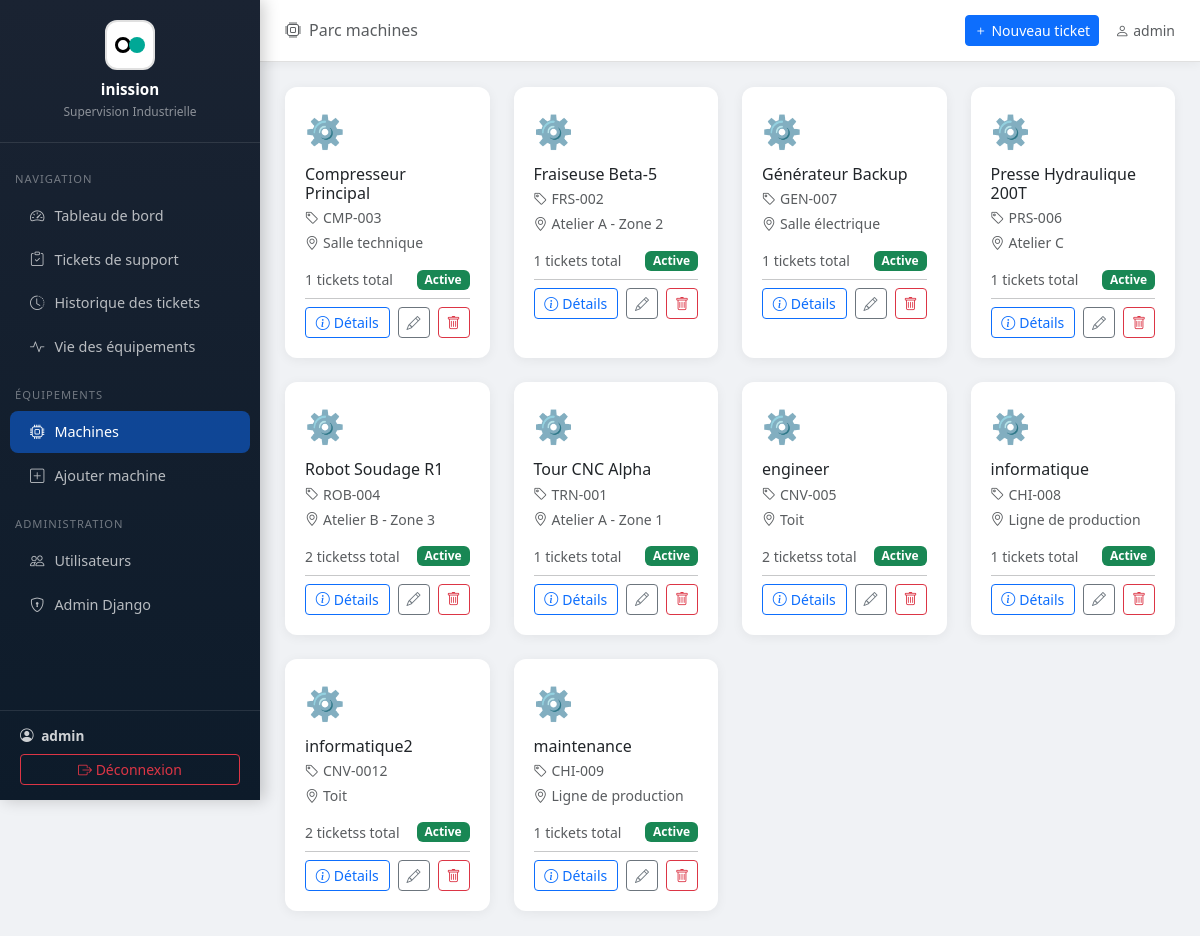
The page /machines/ (signed in) on the database its author committed.
### tickets/models.py (models this page shows, shortened)
class Machine(models.Model):
    nom = models.CharField(max_length=200, verbose_name="Nom de la machine")
    reference = models.CharField(max_length=100, unique=True, verbose_name="Référence")
    localisation = models.CharField(max_length=200, verbose_name="Localisation / Zone")
    description = models.TextField(blank=True, verbose_name="Description")
    actif = models.BooleanField(default=True, verbose_name="Active")
    date_installation = models.DateField(null=True, blank=True, verbose_name="Date d'installation")
    department = models.ForeignKey('Department', on_delete=models.SET_NULL, null=True, blank=True, verbose_name="Département associé")
    operator = models.ForeignKey('OperatorProfile', on_delete=models.SET_NULL, null=True, blank=True, verbose_name="Opérateur assigné")
    class Meta:
        verbose_name = "Machine"
        verbose_name_plural = "Machines"
        ordering = ['nom']

### tickets/views.py (the view, shortened to what this page needs)
# urls.py: path('machines/', views.machine_list, name='machine_list'),
@login_required
def machine_list(request):
    user = request.user
    profile = getattr(user, 'operatorprofile', None)
    if is_admin_or_supervisor(user):
        if profile and profile.role == 'superviseur' and profile.department:
            machines_qs = Machine.objects.filter(department=profile.department).annotate(
                nb_demandes=Count('ticketsupport'),
                nb_ouvertes=Count('ticketsupport', filter=Q(ticketsupport__statut__in=['en_attente', 'validee', 'en_cours']))
            ).order_by('nom')
        else:
            machines_qs = Machine.objects.annotate(
                nb_demandes=Count('ticketsupport'),
                nb_ouvertes=Count('ticketsupport', filter=Q(ticketsupport__statut__in=['en_attente', 'validee', 'en_cours']))
            ).order_by('nom')
    paginator = Paginator(machines_qs, 24)
    page = request.GET.get('page')
    try:
        machines = paginator.page(page)
    except PageNotAnInteger:
        machines = paginator.page(1)
    except EmptyPage:
        machines = paginator.page(paginator.num_pages)
    return render(request, 'tickets/machine_list.html', {'machines': machines, 'paginator': paginator})

### tickets/templatetags/permissions.py (called while the page is built)
@register.filter
def is_admin_or_supervisor(user):
    if user.is_superuser or user.is_staff:
        return True
    profile = getattr(user, 'operatorprofile', None)
    return profile and profile.role == 'superviseur'

### tickets/views.py (called while the page is built)
def is_admin_or_supervisor(user):
    if user.is_superuser or user.is_staff:
        return True
    profile = getattr(user, 'operatorprofile', None)
    return profile and profile.role == 'superviseur'

### tickets/templates/tickets/machine_list.html (shortened to what this page needs)
{% extends 'tickets/base.html' %}
{% load permissions %}
{% block page_title %}<i class="bi bi-cpu me-2"></i>Parc machines{% endblock %}
{% block content %}
<div class="row g-4">
    {% for machine in machines %}
    <div class="col-md-4 col-lg-3">
        <div class="stat-card h-100" data-machine-id="{{ machine.pk }}" style="position:relative;">
            <div style="font-size:2rem;margin-bottom:10px;">
                {% if machine.actif %}⚙️{% else %}🔴{% endif %}
            </div>
            <h6 class="mb-1">{{ machine.nom }}</h6>
            <p class="text-muted small mb-1">
                <i class="bi bi-tag me-1"></i>{{ machine.reference }}
            </p>
            <p class="text-muted small mb-3">
                <i class="bi bi-geo-alt me-1"></i>{{ machine.localisation }}
            </p>
            <div class="d-flex justify-content-between align-items-center">
                <small class="text-muted" data-field="nb_demandes">{{ machine.nb_demandes }} tickets{{ machine.nb_demandes|pluralize }} total</small>
                <span class="badge {% if machine.actif %}bg-success{% else %}bg-secondary{% endif %}" data-field="status">
                    {% if machine.actif %}Active{% else %}Inactive{% endif %}
                </span>
            </div>
            <hr class="my-2">
            <div class="d-flex gap-2">
                <button class="btn btn-sm btn-outline-primary flex-grow-1"
                        data-bs-toggle="modal"
                        data-bs-target="#machineDetailModal"
                        data-machine-id="{{ machine.pk }}">
                    <i class="bi bi-info-circle me-1"></i>Détails
                </button>
                <a href="{% url 'machine_edit' machine.pk %}" class="btn btn-sm btn-outline-secondary">
                    <i class="bi bi-pencil"></i>
                </a>
                {% if user.is_superuser %}
                <a href="{% url 'machine_delete' machine.pk %}" class="btn btn-sm btn-outline-danger"
                   onclick="return confirm('Êtes-vous sûr de vouloir supprimer cette machine ?');">
                    <i class="bi bi-trash"></i>
                </a>
                {% endif %}
            </div>
        </div>
    </div>
    {% empty %}
    <div class="col-12 text-center py-5 text-muted">
        <i class="bi bi-cpu" style="font-size:4rem;display:block;margin-bottom:15px;"></i>
        Aucune machine enregistrée.<br>
        <a href="{% url 'machine_create' %}" class="btn btn-primary mt-3">Ajouter la première machine</a>
    </div>
    {% endfor %}
</div>
{% endblock %}

### tickets/templates/tickets/base.html (shortened to what this page needs)
{% load permissions %}
<!DOCTYPE html>
<html lang="fr">
<head>
    <link href="https://cdnjs.cloudflare.com/ajax/libs/bootstrap/5.3.2/css/bootstrap.min.css" rel="stylesheet">
    <link href="https://cdnjs.cloudflare.com/ajax/libs/bootstrap-icons/1.11.3/font/bootstrap-icons.min.css" rel="stylesheet">
</head>
<body>
{% if user.is_authenticated %}
<div class="sidebar d-flex flex-column">
    <div class="sidebar-brand flex-shrink-0">
        <div class="brand-icon"></div>
        <h5>inission</h5>
        <small>Supervision Industrielle</small>
    </div>
    <nav class="mt-2 flex-grow-1">
        <div class="sidebar-section">Navigation</div>
        <a href="{% url 'dashboard' %}" class="nav-link {% if request.resolver_match.url_name == 'dashboard' %}active{% endif %}">
            <i class="bi bi-speedometer2"></i><span>Tableau de bord</span>
        </a>
        <a href="{% url 'demande_dashboard' %}" class="nav-link {% if 'demande' in request.resolver_match.url_name %}active{% endif %}">
            <i class="bi bi-clipboard-check"></i><span>Tickets de support</span>
        </a>
            <a href="{% url 'ticket_history_list' %}" class="nav-link {% if request.resolver_match.url_name == 'ticket_history_list' %}active{% endif %}">
                <i class="bi bi-clock-history"></i><span>Historique des tickets</span>
            </a>
        <a href="{% url 'viee_dashboard' %}" class="nav-link {% if 'viee' in request.resolver_match.url_name %}active{% endif %}">
            <i class="bi bi-activity"></i><span>Vie des équipements</span>
        </a>
        {% if user|is_admin_or_supervisor %}
        <div class="sidebar-section">Équipements</div>
        <a href="{% url 'machine_list' %}" class="nav-link {% if 'machine' in request.resolver_match.url_name %}active{% endif %}">
            <i class="bi bi-cpu"></i><span>Machines</span>
        </a>
        <a href="{% url 'machine_create' %}" class="nav-link">
            <i class="bi bi-plus-square"></i><span>Ajouter machine</span>
        </a>
        {% endif %}
        {% if user.is_staff %}
        <div class="sidebar-section">Administration</div>
        <a href="{% url 'user_list' %}" class="nav-link {% if 'user' in request.resolver_match.url_name %}active{% endif %}">
            <i class="bi bi-people"></i><span>Utilisateurs</span>
        </a>
        <a href="/admin/" class="nav-link">
            <i class="bi bi-shield-lock"></i><span>Admin Django</span>
        </a>
        {% endif %}
    </nav>
    <div class="sidebar-footer flex-shrink-0">
        <div class="user-info">
            <i class="bi bi-person-circle me-1"></i>
            <strong>{{ user.get_full_name|default:user.username }}</strong>
        </div>
        <form action="{% url 'logout' %}" method="post" style="margin-top:8px;">
            <button type="submit" class="btn btn-sm btn-outline-danger w-100">
                <i class="bi bi-box-arrow-right"></i> <span>Déconnexion</span>
            </button>
        </form>
    </div>
</div>
<div class="main-content">
    <div class="topbar">
        <h6 class="mb-0 text-muted">{% block page_title %}{% endblock %}</h6>
        <div class="d-flex align-items-center gap-3">
            <a href="{% url 'demande_create' %}" class="btn btn-primary btn-sm">
                <i class="bi bi-plus"></i> Nouveau ticket
            </a>
            <span class="text-muted small"><i class="bi bi-person me-1"></i>{{ user.username }}</span>
        </div>
    </div>
    <div class="page-content">
        {% block content %}{% endblock %}
    </div>
</div>
{% else %}
    {% block auth_content %}{% endblock %}
{% endif %}
</body>
</html>

### tickets/templates/tickets/base.html (style rules this page uses)
:root { --sidebar-width: 260px; --primary: #1a2332; --accent: #0d6efd; --danger: #dc3545; }
body { background: #f0f2f5; font-family: 'Segoe UI', sans-serif; }
.sidebar { width: var(--sidebar-width); background: linear-gradient(180deg, #1a2332 0%, #0d1b2a 100%); min-height: 100vh; position: fixed; top: 0; left: 0; z-index: 1000; overflow-y: auto; overflow-x: hidden; box-shadow: 4px 0 15px rgba(0,0,0,0.2); max-height: 100vh; }
.sidebar-brand { padding: 20px; border-bottom: 1px solid rgba(255,255,255,0.1); text-align: center; }
.sidebar-brand h5 { color: #fff; font-weight: 700; font-size: 0.95rem; margin: 0; }
.sidebar-brand small { color: rgba(255,255,255,0.5); font-size: 0.75rem; }
.sidebar-brand .brand-icon { width: 50px; height: 50px; background: white; border-radius: 12px; display: flex; align-items: center; justify-content: center; margin: 0 auto 10px; font-size: 1.5rem; position: relative; border: 2px solid #e0e0e0; }
.sidebar-brand .brand-icon::before { content: ''; position: absolute; width: 16px; height: 16px; border: 3px solid #000; border-radius: 50%; left: 8px; top: 50%; transform: translateY(-50%); }
.sidebar-brand .brand-icon::after { content: ''; position: absolute; width: 16px; height: 16px; background: #00a896; border-radius: 50%; right: 8px; top: 50%; transform: translateY(-50%); }
.sidebar-section { padding: 10px 15px 5px; font-size: 0.7rem; color: rgba(255,255,255,0.4); text-transform: uppercase; letter-spacing: 1px; margin-top: 10px; }
.sidebar .nav-link { color: rgba(255,255,255,0.7); padding: 10px 20px; border-radius: 8px; margin: 2px 10px; font-size: 0.9rem; transition: all 0.2s; display: flex; align-items: center; gap: 10px; }
.sidebar .nav-link:hover, .sidebar .nav-link.active { background: rgba(13,110,253,0.3); color: #fff; }
.sidebar .nav-link.active { background: rgba(13,110,253,0.5); }
.sidebar-footer { padding: 15px 20px; border-top: 1px solid rgba(255,255,255,0.1); margin-top: 20px; }
.user-info { color: rgba(255,255,255,0.8); font-size: 0.85rem; }
.main-content { margin-left: var(--sidebar-width); min-height: 100vh; }
.topbar { background: white; padding: 15px 25px; border-bottom: 1px solid #e0e0e0; box-shadow: 0 2px 10px rgba(0,0,0,0.05); display: flex; align-items: center; justify-content: space-between; }
.page-content { padding: 25px; }
.stat-card { background: white; border-radius: 12px; padding: 20px; box-shadow: 0 2px 12px rgba(0,0,0,0.06); border: none; transition: transform 0.2s; }

### rows shown on the page
Machine: nom "Compresseur Principal", reference "CMP-003", localisation "Salle technique", nb_demandes "1", actif "Active"
Machine: nom "Fraiseuse Beta-5", reference "FRS-002", localisation "Atelier A - Zone 2", nb_demandes "1", actif "Active"
Machine: nom "Générateur Backup", reference "GEN-007", localisation "Salle électrique", nb_demandes "1", actif "Active"
Machine: nom "Presse Hydraulique 200T", reference "PRS-006", localisation "Atelier C", nb_demandes "1", actif "Active"
Machine: nom "Robot Soudage R1", reference "ROB-004", localisation "Atelier B - Zone 3", nb_demandes "2", actif "Active"
Machine: nom "Tour CNC Alpha", reference "TRN-001", localisation "Atelier A - Zone 1", nb_demandes "1", actif "Active"
Machine: nom "engineer", reference "CNV-005", localisation "Toit", nb_demandes "2", actif "Active"
Machine: nom "informatique", reference "CHI-008", localisation "Ligne de production", nb_demandes "1", actif "Active"
Machine: nom "informatique2", reference "CNV-0012", localisation "Toit", nb_demandes "2", actif "Active"
Machine: nom "maintenance", reference "CHI-009", localisation "Ligne de production", nb_demandes "1", actif "Active"

### other values the page prints
{{ user.get_full_name|default:user.username }} "admin"
{{ user.username }} "admin"
